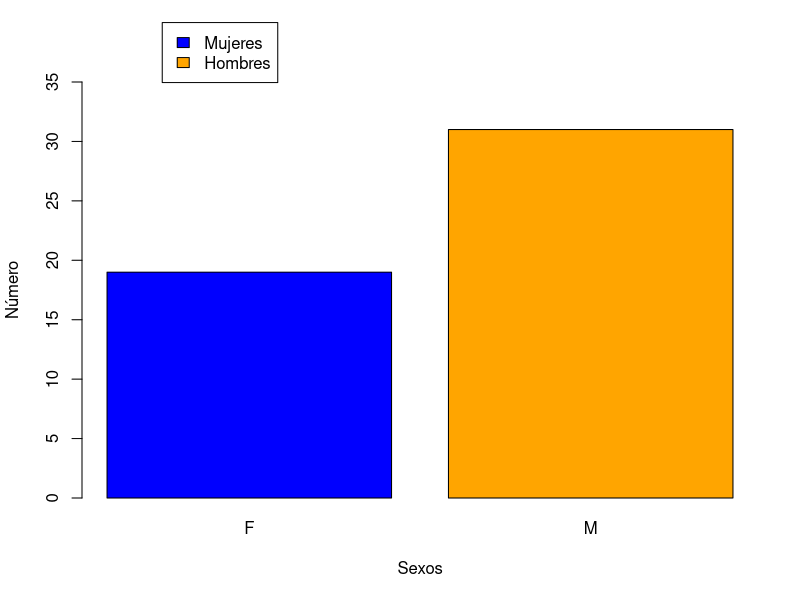
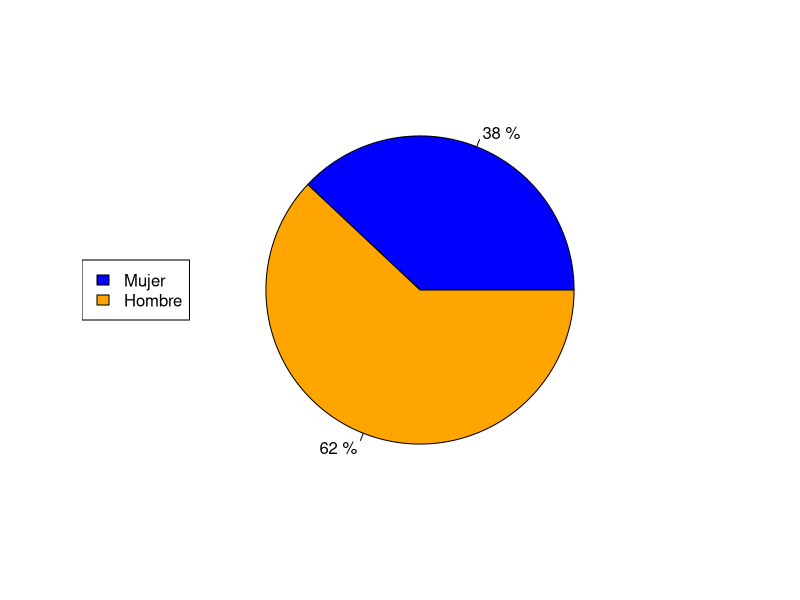

These charts were generated, in order, by the following R code:
# Ejercicio con vectores y dataframe (Cap 8)
# ==========================================

#1)
empleados = read.csv("datos_ejercicio.csv",header=FALSE)
head(empleados,20)

#2) Cambiar nombre campos
names(empleados)=c("Categoría","Sexo","Sueldo")

#4) Descripción del dataframe
cat("\014")
str(empleados)

#5) Sueldo más bajo
min(empleados$Sueldo)
empleados[which(empleados$Sueldo==min(empleados$Sueldo)),]

#6) Sueldo más bajo
max(empleados$Sueldo)
empleados[which(empleados$Sueldo==max(empleados$Sueldo)),]

#7) Mileuristas
cat("\014")
dim(empleados[empleados$Sueldo<1000,])
#7.1) 
dim(empleados[empleados$Sueldo<1000 & empleados$Sexo=="F",])
dim(empleados[empleados$Sueldo<1000 & empleados$Sexo=="M",])
#7.2) 
dim(empleados[empleados$Sueldo<1000 & empleados$Categoría=="I",])
dim(empleados[empleados$Sueldo<1000 & empleados$Categoría=="II",])
dim(empleados[empleados$Sueldo<1000 & empleados$Categoría=="III",])

#8) Mileuristas
e2=empleados[empleados$Sueldo<1000,]
t2=table(e2$Sexo,e2$Categoría) #todavía puede que no lo hagan así
tSexo=table(e2$Sexo)
tCat=table(e2$Categoría)
t2
tSexo
tCat

#9) Mileuristas. Porcentajes
prop.table(t2)
prop.table(tSexo)
prop.table(tCat)

#10.1) Empleados top
cat("\014")
emTop = empleados[order(empleados$Sueldo,decreasing = TRUE),]
em50 = emTop[1:50,]
prop.table(table(em50$Categoría,em50$Sexo))
#10.2)
mean(em50$Sueldo[em50$Sexo=="M"])-mean(em50$Sueldo[em50$Sexo=="F"])
#10,3)
barplot(table(em50$Sexo),
        col=c("blue","orange"),
        legend.text=c("Mujeres","Hombres"),
        args.legend = list(x=0.8,y=40,cex=1),
        xlab="Sexos",ylab="Número",
        ylim=c(0,35))
pie(prop.table(table(em50$Sexo)),
    col=c("blue","orange"),
    labels=paste(as.character(100*prop.table(table(em50$Sexo))),"%"),
)
legend("left",c("Mujer","Hombre"),fill=c("blue","orange"))
